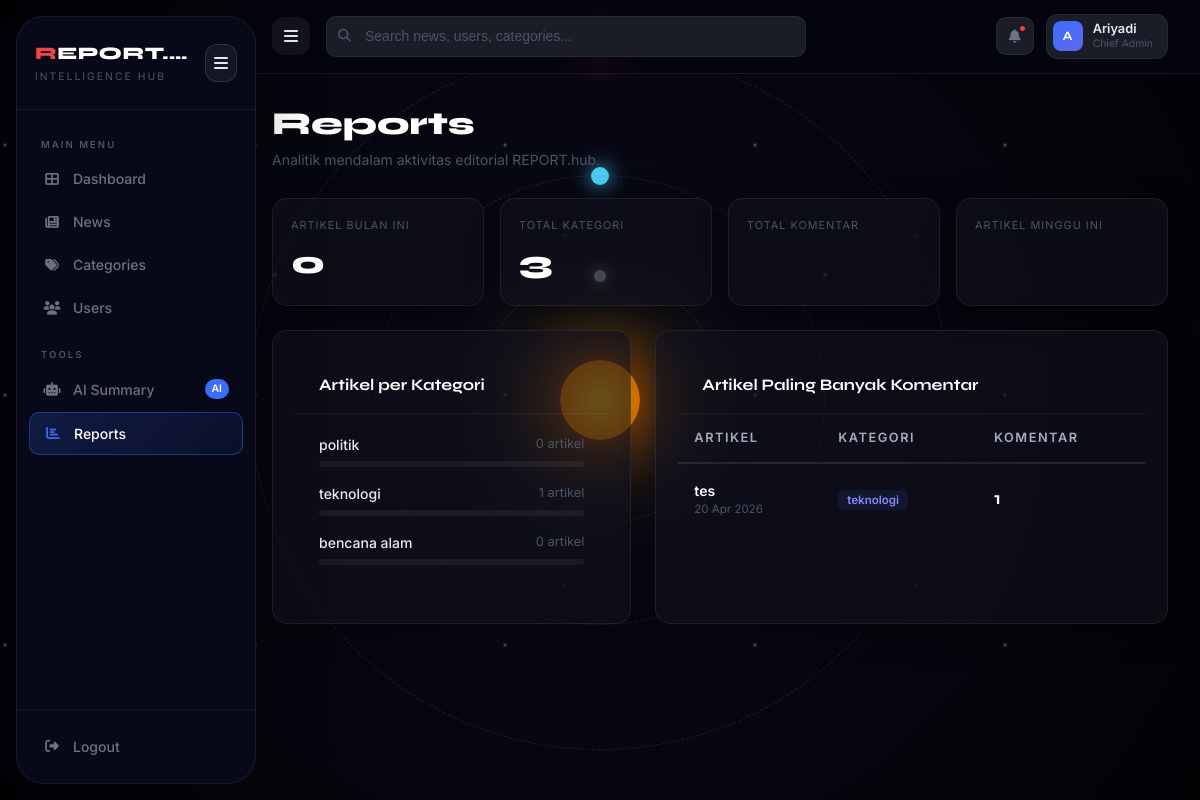
/admin-panel/reports/ (signed in), run on an earlier commit of the app's database.
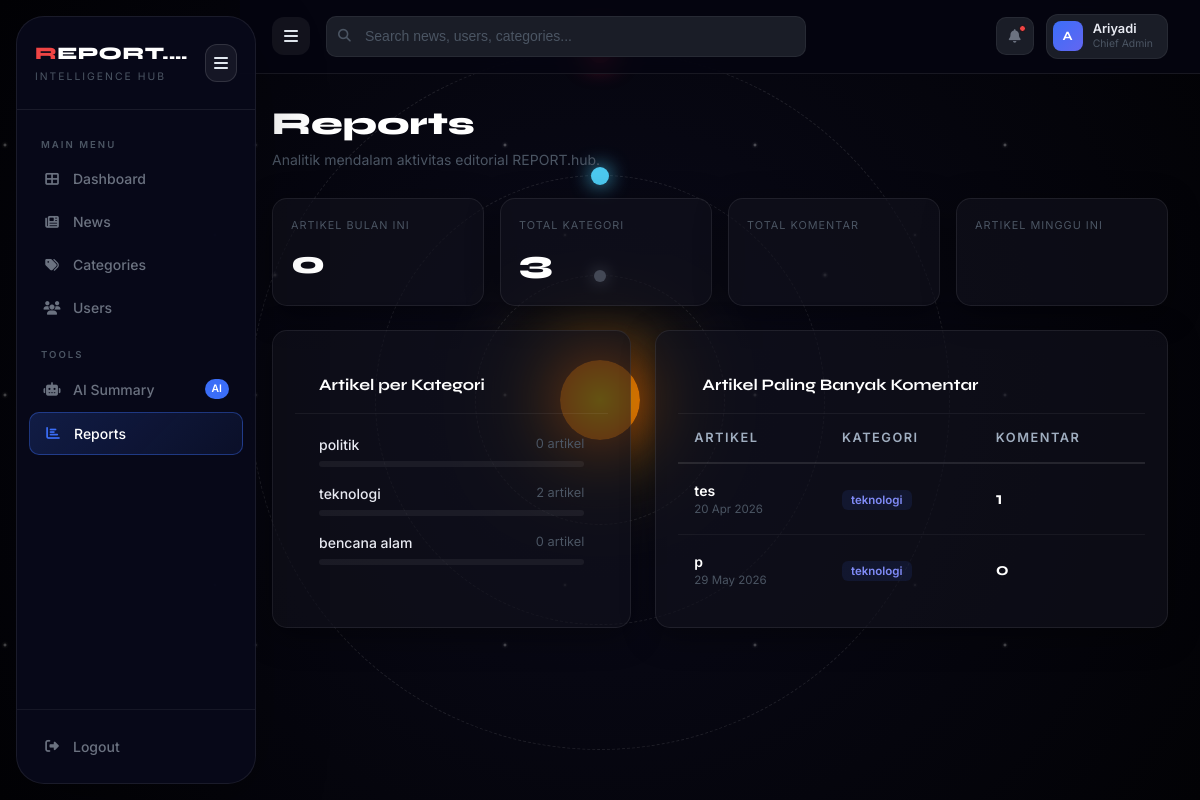
And on a later commit of the database.
### news/models.py (models this page shows, shortened)
class Kategori(models.Model):
    nama = models.CharField(max_length=100)

class Artikel(models.Model):
    judul = models.CharField(max_length=255)
    isi = models.TextField()  # Disinkronkan: sebelumnya 'konten'
    gambar_cover = models.ImageField(upload_to='berita/', null=True, blank=True)
    kategori = models.ForeignKey(Kategori, on_delete=models.CASCADE)
    penulis = models.ForeignKey(User, on_delete=models.CASCADE) # Wajib untuk Dashboard
    tanggal_publikasi = models.DateTimeField(auto_now_add=True)
    penulis = models.ForeignKey(User, on_delete=models.SET_NULL, null=True, blank=True)

### news/admin_views.py (the view)
# urls.py: path('reports/', admin_views.admin_reports, name='admin_reports'),
@login_required
@staff_required
def admin_reports(request):
    from django.db.models import Count
    today = timezone.now().date()
    context = {
        'total_this_month': Artikel.objects.filter(tanggal_publikasi__month=today.month).count(),
        'artikel_per_kat': Kategori.objects.annotate(jumlah=Count('artikel')),
        'artikel_komentar': Artikel.objects.annotate(jumlah_komentar=Count('komentar')).order_by('-jumlah_komentar')[:5],
    }
    return render(request, 'admin_panel/admin_reports.html', context)

### news/admin_views.py (called while the page is built)
def is_staff(user):
    return user.is_authenticated and user.is_staff

### templates/admin_panel/admin_reports.html (shortened to what the changed rows need)
{% extends 'admin_base.html' %}
{% block content %}
<div class="page-header fade-in">
    <h1 class="page-title">Reports</h1>
</div>
<div class="row g-4">
    <div class="col-lg-5 fade-in delay-2">
        <div class="card-admin h-100">
            <div class="card-body-admin">
                {% for kat in artikel_per_kat %}
                <div style="margin-bottom:16px;">
                    <div style="display:flex; justify-content:space-between; margin-bottom:6px;">
                        <span style="font-size:0.875rem; font-weight:500; color:var(--text-primary);">{{ kat.nama }}</span>
                        <span style="font-size:0.8rem; color:var(--text-muted);">{{ kat.jumlah }} artikel</span>
                    </div>
                    <div style="height:6px; border-radius:10px; background:rgba(255,255,255,0.06); overflow:hidden;">
                    </div>
                </div>
                {% empty %}
                <p style="color:var(--text-muted);">Belum ada data.</p>
                {% endfor %}
            </div>
        </div>
    </div>
    <div class="col-lg-7 fade-in delay-3">
        <div class="card-admin h-100">
            <table class="admin-table">
                <thead>
                    <tr>
                        <th>Artikel</th>
                        <th>Kategori</th>
                        <th>Komentar</th>
                    </tr>
                </thead>
                <tbody>
                    {% for artikel in artikel_komentar %}
                    <tr>
                        <td>
                            <a href="{% url 'detail_berita' artikel.id %}" style="font-weight:600; color:#fff; font-size:0.875rem; text-decoration:none;" target="_blank">
                                {{ artikel.judul|truncatewords:7 }}
                            </a>
                            <div style="font-size:0.72rem; color:var(--text-muted);">{{ artikel.tanggal_publikasi|date:"d M Y" }}</div>
                        </td>
                        <td>
                            <span style="background:rgba(59,110,248,0.1); color:#818cf8; border-radius:6px; padding:3px 9px; font-size:0.72rem; font-weight:600;">{{ artikel.kategori.nama }}</span>
                        </td>
                        <td>
                            <div style="font-family:'Syne',sans-serif; font-size:1.1rem; font-weight:700; color:#fff;">{{ artikel.jumlah_komentar }}</div>
                        </td>
                    </tr>
                    {% empty %}
                    <tr>
                        <td colspan="3" style="text-align:center; padding:30px; color:var(--text-muted);">Belum ada data komentar.</td>
                    </tr>
                    {% endfor %}
                </tbody>
            </table>
        </div>
    </div>
</div>
{% endblock %}

What changed in the data, as far as the page shows it:
computed for Kategori "teknologi": jumlah "1" → "2"
added Artikel: judul "p", tanggal_publikasi "29 May 2026", kategori.nama "teknologi", jumlah_komentar "0"
